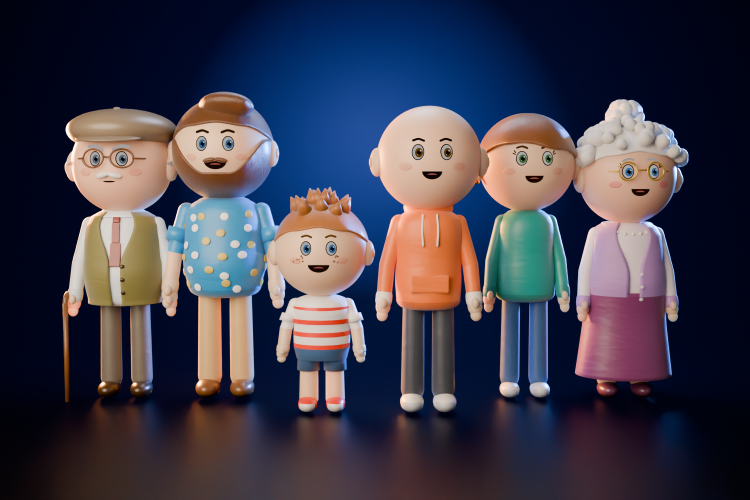
#> input picture assets/props/gezinsfoto_14e_verjaardag.png, 1500 x 1000 px (shown at 1/2 size)
$ python thumb_tekst.py ../../../assets/props/gezinsfoto_14e_verjaardag.png out.png ../../../assets/props/gezinsfoto_14e_verjaardag.png
#> lines starting #> are read from the running program, lines starting #| are printed output that depends on the picture; after the words box and inside, x2 and y2 are one past the last pixel; in counts of white or black regions, pixels touching at a corner belong together
"""Tekst op de thumbnails van video 2 (PIL): grote Anton-letters met een donkere 3D-blokschaduw
(huisstijl Driftmark), plus de HUD rechtsboven zoals in de video (DAY 4 · 1,000x).

    python3 anim/v2/thumb/thumb_tekst.py <render.png> <uit.png> "<regel 1>" ["<regel 2>"] [--pos links|rechts]
        [--hud "DAY 4  ·  1,000x"] [--kleur geel|wit]
"""
import argparse
import os

from PIL import Image, ImageDraw, ImageEnhance, ImageFilter, ImageFont

HERE = os.path.dirname(os.path.abspath(__file__))
ANTON = os.path.join(HERE, "fonts", "Anton-Regular.ttf")
W, H = 1280, 720
KLEUR = {"geel": (255, 214, 10), "wit": (255, 255, 255), "oranje": (255, 140, 30)}


def block_text(img, xy, text, size, fill, depth=10, shadow=(20, 16, 40), anchor="la", stroke=6):
    d = ImageDraw.Draw(img)
    f = ImageFont.truetype(ANTON, size)
    x, y = xy
    # zachte gloed eronder zodat het op elke achtergrond leest
    glow = Image.new("RGBA", img.size, (0, 0, 0, 0))
    ImageDraw.Draw(glow).text((x + depth, y + depth), text, font=f, fill=(0, 0, 0, 200), anchor=anchor,
                              stroke_width=stroke + 8, stroke_fill=(0, 0, 0, 200))
    img.alpha_composite(glow.filter(ImageFilter.GaussianBlur(14)))
    for k in range(depth, 0, -1):               # 3D-blok naar rechtsonder
        d.text((x + k, y + k), text, font=f, fill=shadow, anchor=anchor, stroke_width=stroke, stroke_fill=shadow)
    d.text((x, y), text, font=f, fill=fill, anchor=anchor, stroke_width=stroke, stroke_fill=(20, 16, 40))
    return d.textbbox((x, y), text, font=f, anchor=anchor, stroke_width=stroke)


def hud(img, text):
    """Zoals de HUD in de video: wit, rechtsboven, met een donkere pil erachter."""
    f = ImageFont.truetype(ANTON, 44)
    d = ImageDraw.Draw(img)
    x1, y0 = W - 28, 26
    bb = d.textbbox((x1, y0), text, font=f, anchor="ra")
    pill = Image.new("RGBA", img.size, (0, 0, 0, 0))
    ImageDraw.Draw(pill).rounded_rectangle((bb[0] - 22, bb[1] - 12, bb[2] + 22, bb[3] + 14), 18, fill=(10, 14, 40, 170))
    img.alpha_composite(pill)
    d.text((x1, y0), text, font=f, fill=(255, 255, 255), anchor="ra")


def main():
    ap = argparse.ArgumentParser()
    ap.add_argument("src")
    ap.add_argument("dst")
    ap.add_argument("lines", nargs="+")
    ap.add_argument("--pos", default="links")
    ap.add_argument("--hud", default="DAY 4  ·  1,000x")
    ap.add_argument("--kleur", default="geel")
    ap.add_argument("--size", type=int, default=150)
    ap.add_argument("--y", type=int, default=None)
    ap.add_argument("--pop", type=float, default=1.12, help="extra contrast/verzadiging")
    a = ap.parse_args()

    img = Image.open(a.src).convert("RGB").resize((W, H), Image.LANCZOS)
    img = ImageEnhance.Contrast(img).enhance(a.pop)
    img = ImageEnhance.Color(img).enhance(a.pop)
    img = ImageEnhance.Sharpness(img).enhance(1.3)
    img = img.convert("RGBA")
#> img: PIL image 1280x720 RGBA
    # licht vignet: oog naar het midden
    vig = Image.new("L", (W, H), 0)
#> vig: PIL image 1280x720 L; every value is 0
    ImageDraw.Draw(vig).ellipse((-W * 0.15, -H * 0.25, W * 1.15, H * 1.25), fill=255)
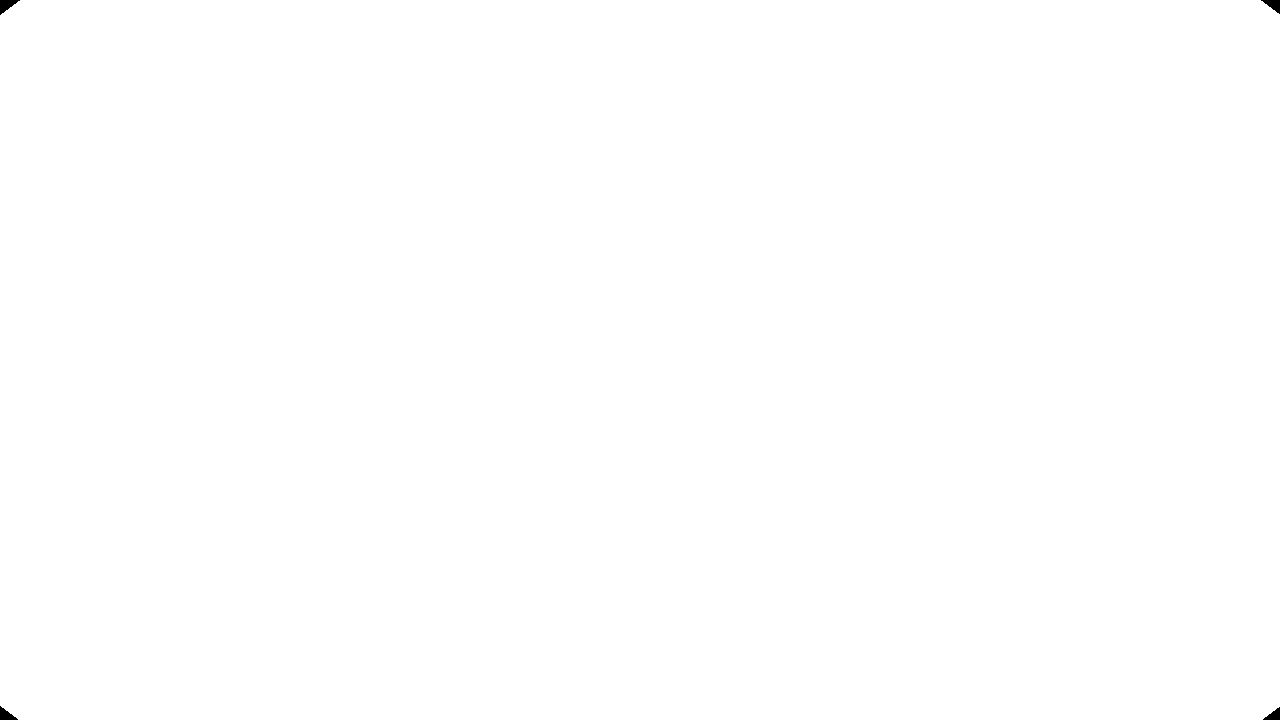
#> vig: PIL image 1280x720 L; 99.9% white; 4 black regions, box (x1, y1, x2, y2) and area: (0, 0, 20, 15) 155, (1261, 0, 1280, 14) 140, (0, 706, 18, 720) 135, (1263, 707, 1280, 720) 121
    vig = vig.filter(ImageFilter.GaussianBlur(120))
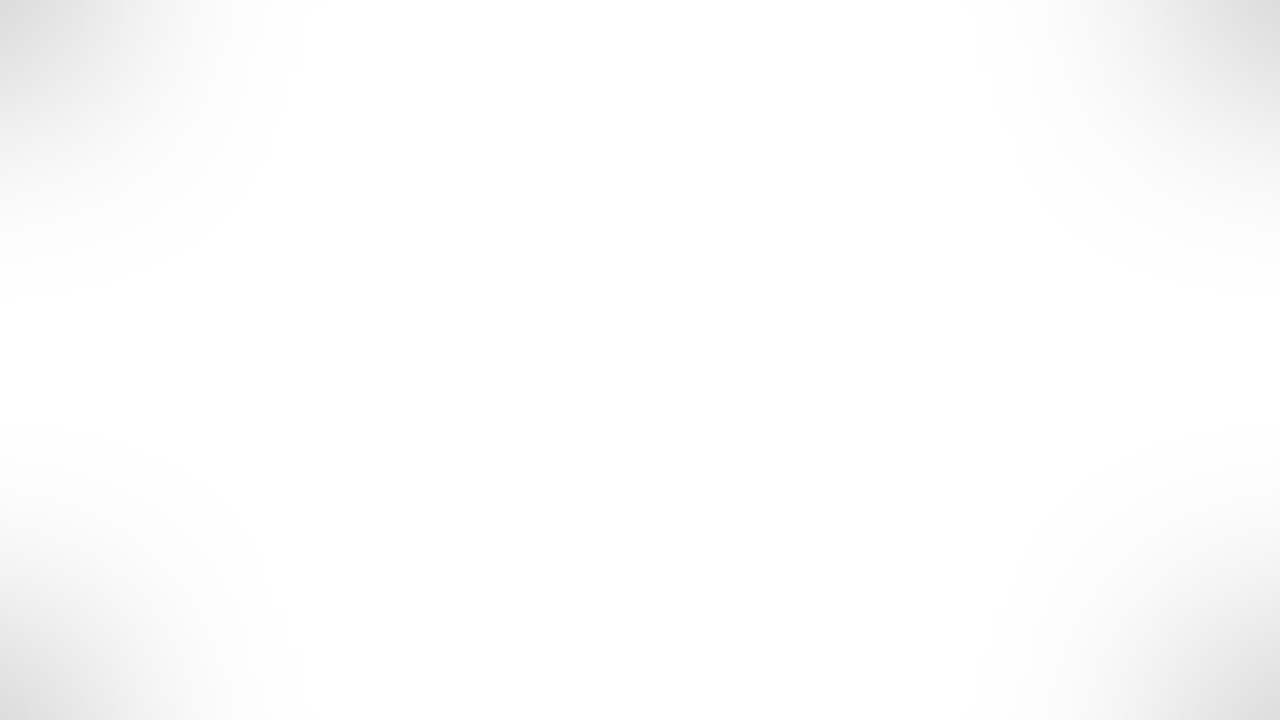
#> vig: PIL image 1280x720 L; min 220, max 255, mean 252.7
    dark = Image.new("RGBA", (W, H), (5, 8, 25, 150))
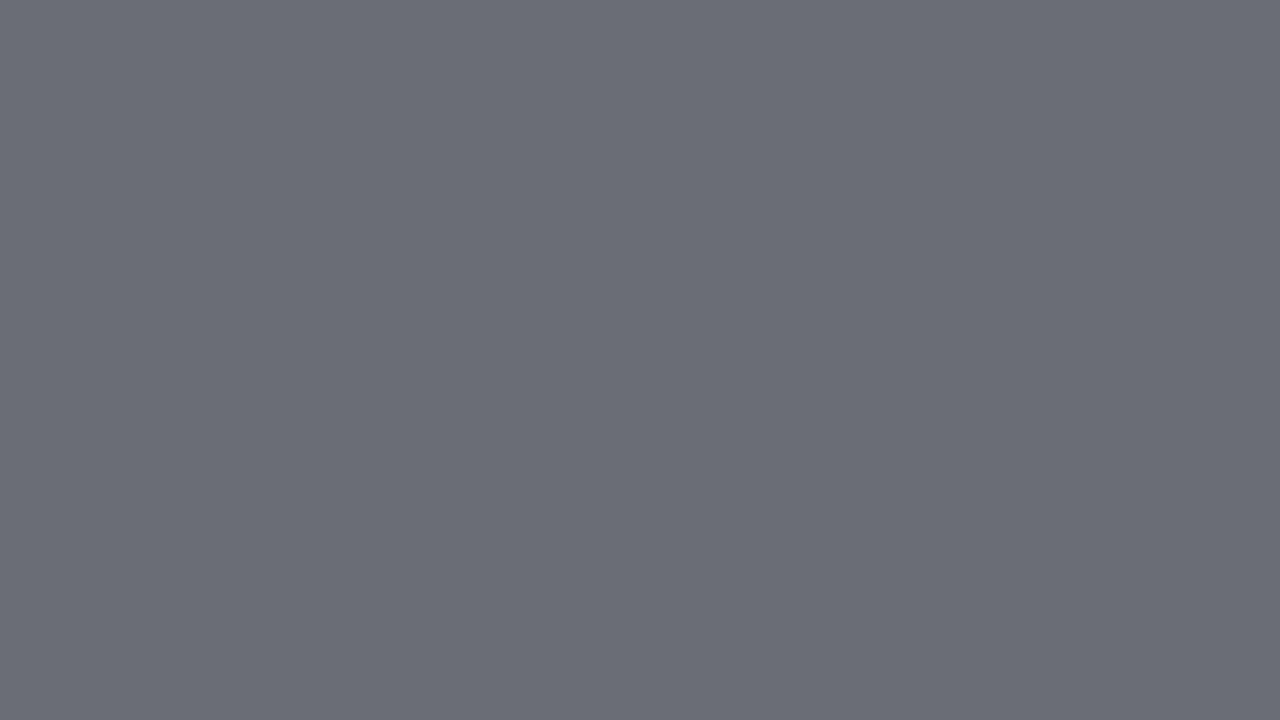
#> dark: PIL image 1280x720 RGBA; mean R, G, B, A 5, 8, 25, 150; transparent parts drawn white
    dark.putalpha(Image.eval(vig, lambda v: int((255 - v) * 0.6)))
    img.alpha_composite(dark)

    if a.hud:
        hud(img, a.hud)
#> in hud, `bb = d.textbbox((x1, y0), text, font=f, anchor="ra")`: bb = (901, 34, 1252, 73)
#> in hud, `pill = Image.new("RGBA", img.size, (0, 0, 0, 0))`: pill: PIL image 1280x720 RGBA; every value is 0
#> in hud, `ImageDraw.Draw(pill).rounded_rectangle((bb[0] - 22, bb[1] - 12, bb[2] ..`:
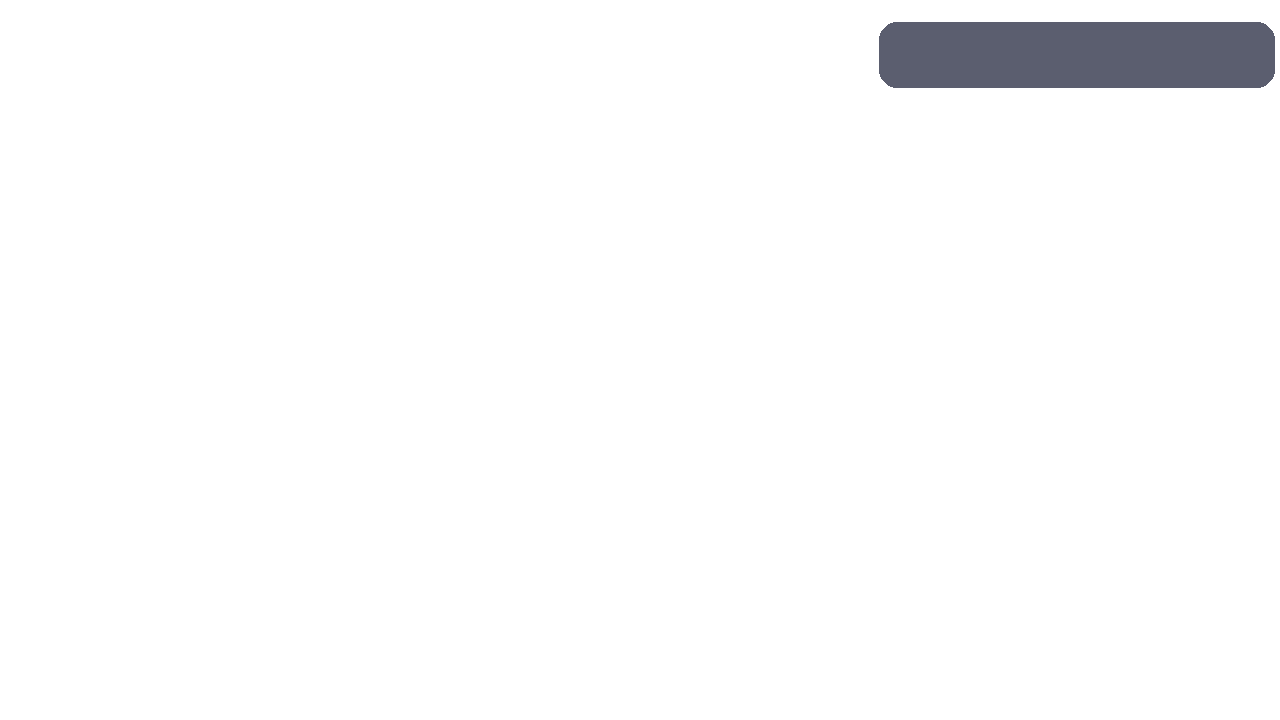
#> pill: PIL image 1280x720 RGBA; mean R, G, B, A 0.3, 0.4, 1.1, 4.8; transparent parts drawn white
    y = a.y if a.y is not None else (110 if a.hud else 40)
    fill = KLEUR.get(a.kleur, KLEUR["geel"])
    for i, line in enumerate(a.lines):
        size = a.size if i == 0 else int(a.size * 0.62)
        col = fill if i == 0 else (255, 255, 255)
        if a.pos == "rechts":
            bb = block_text(img, (W - 50, y), line, size, col, anchor="ra")
        else:
            bb = block_text(img, (44, y), line, size, col, anchor="la")
        y = bb[3] + 6
#> this loop made 1 pass
#> (bb, y) on pass 1: ((38, 130, 3837, 291), 297)
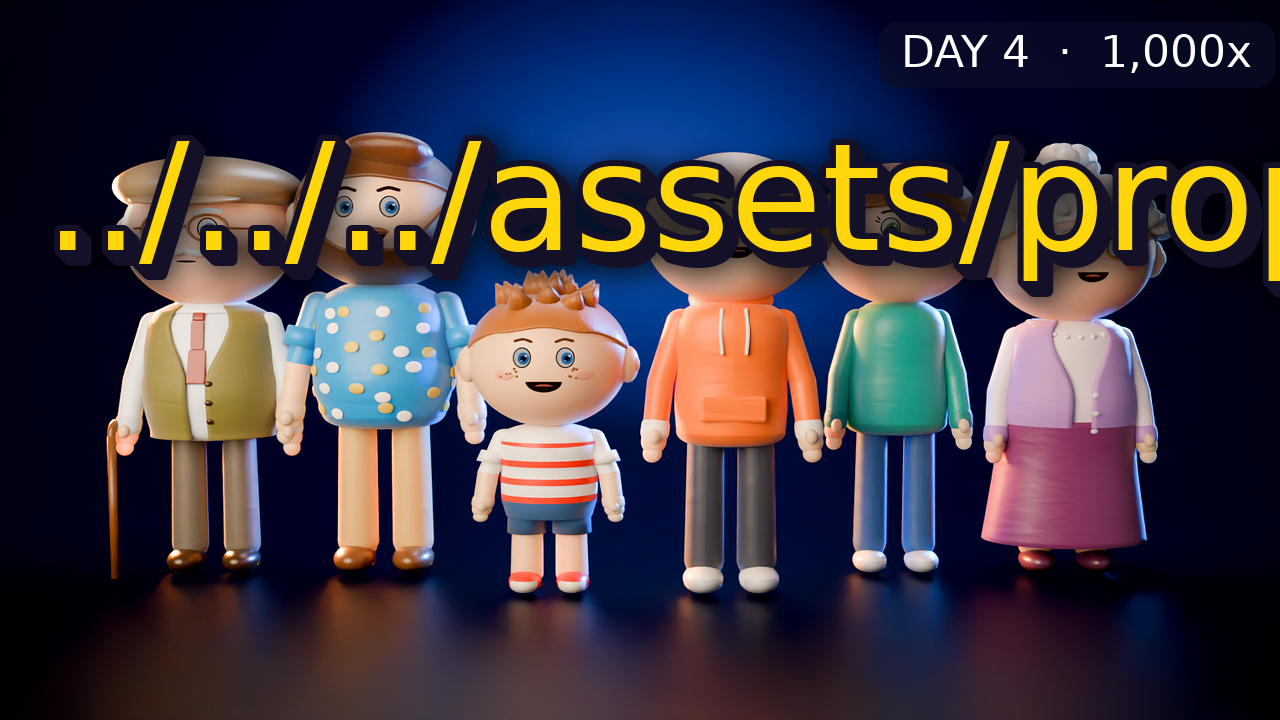
#> img: PIL image 1280x720 RGBA; mean R, G, B, A 62.3, 55.9, 66, 255
    img.convert("RGB").save(a.dst, quality=95)
    print("OK", a.dst)


if __name__ == "__main__":
    main()
